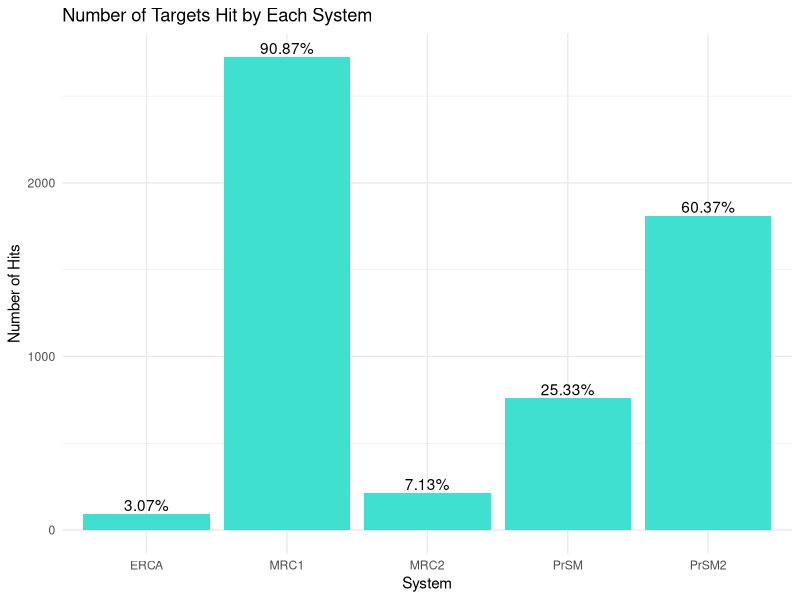

This figure's R source:
## ---- chunk 1
knitr::opts_chunk$set(echo = FALSE)
#ERCA

# Set the seed to ensure reproducibility 
set.seed(12345)

# Generate random numbers
Range_accuracy <- runif(1, 0, 1)
Effectiveness_anti_personnel_anti_materiel <- runif(1, 0, 1)
Time_to_reload_fire_again <- runif(1, 0, 1)

# Calculate the performance
performanceERCA <- (Range_accuracy * 0.9) + (Effectiveness_anti_personnel_anti_materiel * 0.9) + (Time_to_reload_fire_again * 0.8)

# Print the results
print(paste("The performance of the Extended Range Cannon Artillery (ERCA) with a range of 70km is:", performanceERCA))



# Set the seed to ensure reproducibility 
set.seed(5)

# Generate random numbers
Range_accuracy <- runif(1, 0, 1)
Effectiveness_anti_personnel_anti_materiel <- runif(1, 0, 1)
Time_to_reload_fire_again <- runif(1, 0, 1)

# Calculate the performance
performancePRSM <- (Range_accuracy * 0.8) + (Effectiveness_anti_personnel_anti_materiel * 0.8) + (Time_to_reload_fire_again * 0.8)

# Print the results
print(paste("The performance of the Precision Strike Missile (PrSM) is:", performancePRSM))


# Set the seed to ensure reproducibility 
set.seed(5)

# Generate random numbers
Range_accuracy <- runif(1, 0, 1)
Effectiveness_anti_personnel_anti_materiel <- runif(1, 0, 1)
Time_to_reload_fire_again <- runif(1, 0, 1)

# Calculate the performance
performancePRSM2 <- (Range_accuracy * 0.9) + (Effectiveness_anti_personnel_anti_materiel * 0.8) + (Time_to_reload_fire_again * 0.7)

# Print the results
print(paste("The performance of the Precision Strike Missile (PrSM2) is:", performancePRSM2))


# Set the seed to ensure reproducibility 
set.seed(5)

# Generate random numbers
Range_accuracy <- runif(1, 0, 1)
Effectiveness_anti_personnel_anti_materiel <- runif(1, 0, 1)
Time_to_reload_fire_again <- runif(1, 0, 1)

# Calculate the performance
performanceMRC1 <- (Range_accuracy * 0.8) + (Effectiveness_anti_personnel_anti_materiel * 0.8) + (Time_to_reload_fire_again * 0.1)

# Print the results
print(paste("The performance of the Tomahawk missile systems (MRC1) is:", performanceMRC1))

# Set the seed to ensure reproducibility 
set.seed(5)

# Generate random numbers
Range_accuracy <- runif(1, 0, 1)
Effectiveness_anti_personnel_anti_materiel <- runif(1, 0, 1)
Time_to_reload_fire_again <- runif(1, 0, 1)

# Calculate the performance
performanceMRC2 <- (Range_accuracy * 0.8) + (Effectiveness_anti_personnel_anti_materiel * 0.8) + (Time_to_reload_fire_again * 0.7)

# Print the results
print(paste("The performance of the Tomahawk missile systems (MRC2) is:", performanceMRC2))

# Set the seed to ensure reproducibility 
set.seed(5)

# Generate random numbers
PrSM <- runif(1, 0, performancePRSM)
PrSM2 <- runif(1, 0, performancePRSM2)
MRC1 <- runif(1, 0, performanceMRC1)
MRC2 <- runif(1, 0, performanceMRC2)
ERCA <- runif(1, 0, performanceERCA)

PrSM_accuracy <- PrSM / 500
PrSM2_accuracy <- PrSM2 / 1200
MRC1_accuracy <- MRC1 / 1800
MRC2_accuracy <- MRC2 / 150
ERCA_accuracy <- ERCA / 70

# Print the results 
print(paste("The accuracy of PrSM is:", PrSM_accuracy))
print(paste("The accuracy of PrSM2 is:", PrSM2_accuracy))
print(paste("The accuracy of MRC1 is:", MRC1_accuracy))
print(paste("The accuracy of MRC2 is:",
MRC2_accuracy))
print(paste("The accuracy of ERCA is:", ERCA_accuracy))
## ---- chunk 2
#Calculate the number of targets each system will hit giving 2 thousand random targets located less than 2000km in the range given .05 performance for each system and 0.4 accuracies for each system
#PrSM Max range is 500.
#PrSM2 Max range is 1200.
#MRC1 Max range is 1800.
#MRC2 Max range is 150.
#ERCA max range is 70.
#Get the total number of targets hit for each system# Set the seed to ensure reproducibility 
set.seed(123)

# Generate random numbers
PrSM <- runif(3000, 0, 2000)
PrSM2 <- runif(3000, 0, 2000)
MRC1 <- runif(3000, 0, 2000)
MRC2 <- runif(3000, 0, 2000)
ERCA <- runif(3000, 0, 2000)


# Calculate the number of targets each system will hit 2 rounds per target
PrSM_hits <- sum(PrSM_accuracy & PrSM <= 500) 
PrSM2_hits <- sum(PrSM2_accuracy & PrSM2 <= 1200) 
MRC1_hits <- sum(MRC1_accuracy  & MRC1<= 1800) 
MRC2_hits <- sum(MRC2_accuracy & MRC2 <= 150) 
ERCA_hits <- sum(ERCA_accuracy  & ERCA <= 70)

# Print the results 
print(paste("The number of targets hit by PrSM is:", PrSM_hits))
print(paste("The number of targets hit by PrSM2 is:", PrSM2_hits))
print(paste("The number of targets hit by MRC1 is:", MRC1_hits))
print(paste("The number of targets hit by MRC2 is:", MRC2_hits))
print(paste("The number of targets hit by ERCA is:", ERCA_hits))

# Calculate the total hit of all systems combined
total_hits <- 3000

# Calculate the percentage of each system
PrSM_percentage <- PrSM_hits / total_hits * 100
PrSM2_percentage <- PrSM2_hits / total_hits * 100
MRC1_percentage <- MRC1_hits / total_hits * 100
MRC2_percentage <- MRC2_hits / total_hits * 100
ERCA_percentage <- ERCA_hits / total_hits * 100

# Print the results 

print(paste("The total hit of all systems combined is:", total_hits))
print(paste("The percentage of targetshit by PrSM is:", PrSM_percentage))
print(paste("The percentage of targets hit by PrSM2 is:", PrSM2_percentage))
print(paste("The percentage of targets hit by MRC1 is:", MRC1_percentage))
print(paste("The percentage of targets hit by MRC2 is:", MRC2_percentage))
print(paste("The percentage of targets hit by ERCA is:", ERCA_percentage))

library(ggplot2)

# Data frame
df <- data.frame(System = c("PrSM", "PrSM2", "MRC1", "MRC2", "ERCA"),
                 Hits = c(PrSM_hits, PrSM2_hits, MRC1_hits, MRC2_hits, ERCA_hits),
                 Percentage = c(PrSM_percentage, PrSM2_percentage, MRC1_percentage, MRC2_percentage, ERCA_percentage))

# Plot
ggplot(df, aes(x = System, y = Hits)) +
  geom_bar(stat = "identity", fill = "turquoise") +
  geom_text(aes(label=paste0(round(Percentage,2), "%")), color="black", position = position_dodge(width=0.9), vjust=-0.25) +
  labs(title = "Number of Targets Hit by Each System",
       y = "Number of Hits") +
  theme_minimal()

## ---- chunk 3



